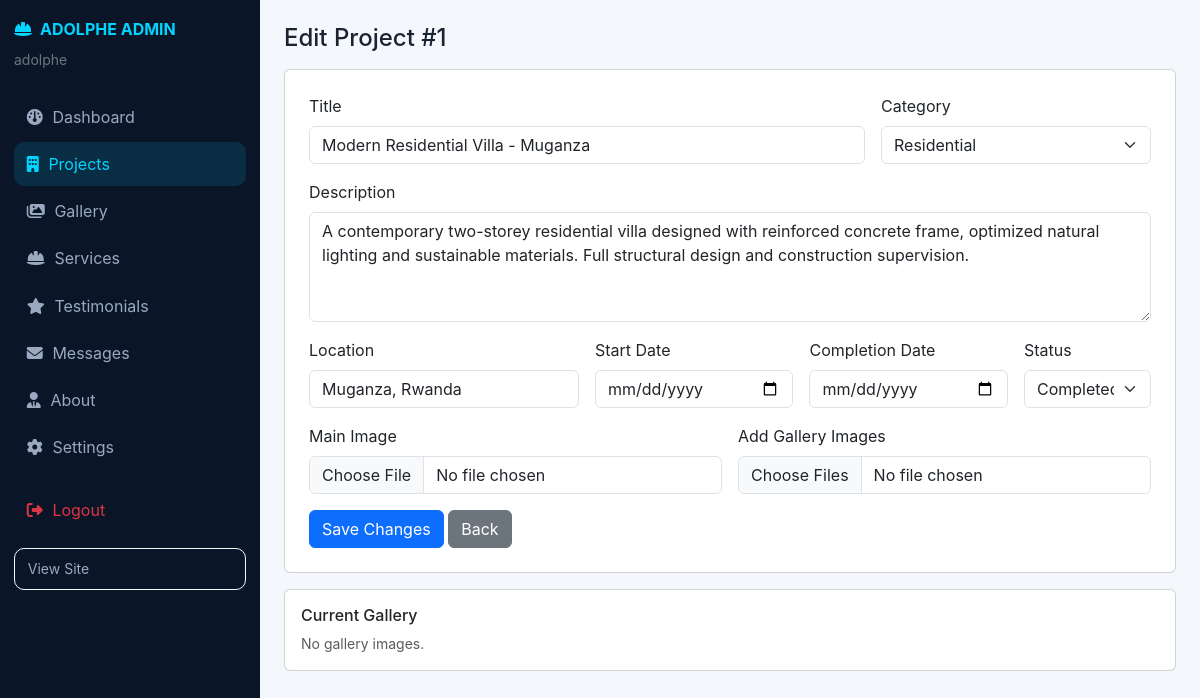
/admin/project-edit.php?id=1 (signed in), run on the app's committed database.
### tables this page shows
CREATE TABLE `projects` (
  `id` INT UNSIGNED AUTO_INCREMENT PRIMARY KEY,
  `title` VARCHAR(255) NOT NULL,
  `slug` VARCHAR(255) NOT NULL UNIQUE,
  `description` TEXT NOT NULL,
  `category` ENUM('Residential','Commercial','Roads','Bridges','Infrastructure','Structural','Other') NOT NULL DEFAULT 'Residential',
  `location` VARCHAR(255) DEFAULT 'Muganza, Rwanda',
  `start_date` DATE DEFAULT NULL,
  `completion_date` DATE DEFAULT NULL,
  `status` ENUM('Ongoing','Completed','Planned') NOT NULL DEFAULT 'Completed',
  `main_image` VARCHAR(255) DEFAULT NULL,
  `created_at` TIMESTAMP DEFAULT CURRENT_TIMESTAMP,
  `updated_at` TIMESTAMP DEFAULT CURRENT_TIMESTAMP ON UPDATE CURRENT_TIMESTAMP,
  INDEX (`category`), INDEX (`status`)
);

### includes/functions.php (called while the page is built, shortened)
<?php
function e($str){ return htmlspecialchars($str ?? '', ENT_QUOTES, 'UTF-8'); }

### admin/project-edit.php (the view, shortened to what this page needs)
<?php
include 'includes/header.php';
$id=(int)($_GET['id'] ?? 0);
$p=$pdo->prepare("SELECT * FROM projects WHERE id=?"); $p->execute([$id]); $proj=$p->fetch();
$gallery=$pdo->prepare("SELECT * FROM project_images WHERE project_id=?"); $gallery->execute([$id]); $imgs=$gallery->fetchAll();
?>
<h4>Edit Project #<?= (int)$id ?></h4>
<form method="post" enctype="multipart/form-data" class="card p-4 mt-3">
<div class="row g-3">
  <div class="col-md-8"><label class="form-label">Title</label><input name="title" required class="form-control" value="<?= e($proj['title']) ?>"></div>
  <div class="col-md-4"><label class="form-label">Category</label><select name="category" class="form-select"><?php foreach(['Residential','Commercial','Roads','Bridges','Infrastructure','Structural','Other'] as $c): ?><option <?= $proj['category']===$c?'selected':'' ?>><?= $c ?></option><?php endforeach; ?></select></div>
  <div class="col-12"><label class="form-label">Description</label><textarea name="description" rows="4" required class="form-control"><?= e($proj['description']) ?></textarea></div>
  <div class="col-md-4"><label class="form-label">Location</label><input name="location" class="form-control" value="<?= e($proj['location']) ?>"></div>
  <div class="col-md-3"><label class="form-label">Start Date</label><input type="date" name="start_date" value="<?= e($proj['start_date']) ?>" class="form-control"></div>
  <div class="col-md-3"><label class="form-label">Completion Date</label><input type="date" name="completion_date" value="<?= e($proj['completion_date']) ?>" class="form-control"></div>
  <div class="col-md-2"><label class="form-label">Status</label><select name="status" class="form-select"><option <?= $proj['status']=='Completed'?'selected':'' ?>>Completed</option></select></div>
  <div class="col-md-6"><label class="form-label">Main Image</label><input type="file" name="main_image" accept=".jpg,.jpeg,.png,.webp" class="form-control"></div>
  <div class="col-md-6"><label class="form-label">Add Gallery Images</label><input type="file" name="gallery[]" multiple accept=".jpg,.jpeg,.png,.webp" class="form-control"></div>
  <div class="col-12"><button class="btn btn-primary">Save Changes</button> <a href="projects.php" class="btn btn-secondary">Back</a></div>
</div>
</form>
<div class="card p-3 mt-3">
<h6>Current Gallery</h6>
<div class="d-flex flex-wrap gap-3">
<?php foreach($imgs as $im): ?>
<div class="text-center"><img src="../uploads/projects/<?= e($im['image']) ?>" style="height:90px;width:120px;object-fit:cover" class="rounded"><br><a href="?id=<?= $id ?>&del_img=<?= (int)$im['id'] ?>&csrf=<?= e(csrf_token()) ?>" onclick="return confirm('Delete image?')" class="btn btn-sm btn-danger mt-1">Delete</a></div>
<?php endforeach; ?><?php if(!$imgs): ?><small class="text-muted">No gallery images.</small><?php endif; ?>
</div>
</div>
<?php include 'includes/footer.php'; ?>

### assets/css/style.css (style rules this page uses)
:root { --navy:#0a1628; --navy2:#0f2040; --cyan:#00d4ff; --cyan2:#00a8cc; --glass:rgba(255,255,255,.07); --glass-b:rgba(255,255,255,.12); --text:#e8eef6; --muted:#9aa8c0; }
* { scroll-behavior:smooth }
body { font-family:'Inter',system-ui,-apple-system,Segoe UI,Roboto,Arial,sans-serif;background:#070f1f;color:var(--text);overflow-x:hidden }
a { color:var(--cyan);text-decoration:none }
.admin-body { background:#f4f7fb;color:#1a2332 }

### admin/includes/header.php (style rules this page uses)
.admin-body { background:#f4f7fb }

### data on the page
projects: title "Modern Residential Villa - Muganza", category "Residential", description "A contemporary two-storey residential villa designed with reinforced concrete frame, optimized natural lighting and sustainable materials. Full structural design and construction supervision.", location "Muganza, Rwanda", status "Completed"

### other printed values
$_SESSION['admin_username'] "adolphe"
$id "1"
